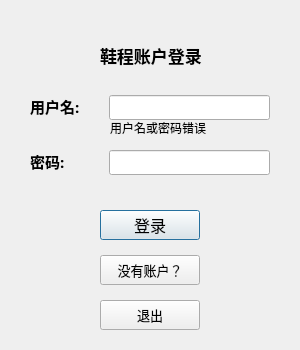
<?xml version="1.0" encoding="UTF-8"?>
<ui version="4.0">
 <class>Login_Window</class>
 <widget class="QWidget" name="Login_Window">
  <property name="geometry">
   <rect>
    <x>0</x>
    <y>0</y>
    <width>300</width>
    <height>350</height>
   </rect>
  </property>
  <property name="sizePolicy">
   <sizepolicy hsizetype="Fixed" vsizetype="Fixed">
    <horstretch>0</horstretch>
    <verstretch>0</verstretch>
   </sizepolicy>
  </property>
  <property name="minimumSize">
   <size>
    <width>300</width>
    <height>350</height>
   </size>
  </property>
  <property name="maximumSize">
   <size>
    <width>300</width>
    <height>350</height>
   </size>
  </property>
  <property name="windowTitle">
   <string>Login Please</string>
  </property>
  <layout class="QGridLayout" name="gridLayout">
   <property name="leftMargin">
    <number>0</number>
   </property>
   <property name="topMargin">
    <number>0</number>
   </property>
   <property name="rightMargin">
    <number>0</number>
   </property>
   <property name="bottomMargin">
    <number>0</number>
   </property>
   <item row="0" column="0">
    <widget class="QStackedWidget" name="stackedWidget">
     <property name="currentIndex">
      <number>0</number>
     </property>
     <widget class="QWidget" name="page">
      <widget class="QLabel" name="name_la">
       <property name="geometry">
        <rect>
         <x>30</x>
         <y>95</y>
         <width>70</width>
         <height>22</height>
        </rect>
       </property>
       <property name="minimumSize">
        <size>
         <width>70</width>
         <height>0</height>
        </size>
       </property>
       <property name="maximumSize">
        <size>
         <width>70</width>
         <height>16777215</height>
        </size>
       </property>
       <property name="font">
        <font>
         <family>Bahnschrift</family>
         <pointsize>11</pointsize>
         <weight>75</weight>
         <bold>true</bold>
        </font>
       </property>
       <property name="text">
        <string>用户名:</string>
       </property>
      </widget>
      <widget class="QLabel" name="pw_la">
       <property name="geometry">
        <rect>
         <x>30</x>
         <y>150</y>
         <width>70</width>
         <height>22</height>
        </rect>
       </property>
       <property name="minimumSize">
        <size>
         <width>70</width>
         <height>0</height>
        </size>
       </property>
       <property name="maximumSize">
        <size>
         <width>70</width>
         <height>16777215</height>
        </size>
       </property>
       <property name="font">
        <font>
         <family>Bahnschrift</family>
         <pointsize>11</pointsize>
         <weight>75</weight>
         <bold>true</bold>
        </font>
       </property>
       <property name="text">
        <string>密码:</string>
       </property>
      </widget>
      <widget class="QLineEdit" name="name_log">
       <property name="geometry">
        <rect>
         <x>109</x>
         <y>95</y>
         <width>161</width>
         <height>25</height>
        </rect>
       </property>
       <property name="font">
        <font>
         <family>Arial</family>
         <pointsize>13</pointsize>
         <italic>false</italic>
        </font>
       </property>
       <property name="text">
        <string/>
       </property>
       <property name="maxLength">
        <number>16</number>
       </property>
      </widget>
      <widget class="QLineEdit" name="pw_log">
       <property name="geometry">
        <rect>
         <x>109</x>
         <y>150</y>
         <width>161</width>
         <height>25</height>
        </rect>
       </property>
       <property name="font">
        <font>
         <family>Arial</family>
         <pointsize>13</pointsize>
        </font>
       </property>
       <property name="maxLength">
        <number>16</number>
       </property>
       <property name="echoMode">
        <enum>QLineEdit::Password</enum>
       </property>
      </widget>
      <widget class="QPushButton" name="login_btn">
       <property name="geometry">
        <rect>
         <x>100</x>
         <y>210</y>
         <width>100</width>
         <height>30</height>
        </rect>
       </property>
       <property name="maximumSize">
        <size>
         <width>100</width>
         <height>30</height>
        </size>
       </property>
       <property name="font">
        <font>
         <family>Calibri</family>
         <pointsize>12</pointsize>
        </font>
       </property>
       <property name="text">
        <string>登录</string>
       </property>
       <property name="autoDefault">
        <bool>true</bool>
       </property>
       <property name="default">
        <bool>true</bool>
       </property>
       <property name="flat">
        <bool>false</bool>
       </property>
      </widget>
      <widget class="QLabel" name="title1">
       <property name="geometry">
        <rect>
         <x>100</x>
         <y>40</y>
         <width>231</width>
         <height>31</height>
        </rect>
       </property>
       <property name="font">
        <font>
         <family>Bahnschrift</family>
         <pointsize>13</pointsize>
         <weight>75</weight>
         <bold>true</bold>
        </font>
       </property>
       <property name="text">
        <string>鞋程账户登录</string>
       </property>
      </widget>
      <widget class="QPushButton" name="signin_btn">
       <property name="geometry">
        <rect>
         <x>100</x>
         <y>255</y>
         <width>100</width>
         <height>30</height>
        </rect>
       </property>
       <property name="maximumSize">
        <size>
         <width>100</width>
         <height>30</height>
        </size>
       </property>
       <property name="font">
        <font>
         <family>Calibri</family>
         <pointsize>10</pointsize>
        </font>
       </property>
       <property name="text">
        <string>没有账户？</string>
       </property>
       <property name="autoDefault">
        <bool>false</bool>
       </property>
       <property name="default">
        <bool>false</bool>
       </property>
       <property name="flat">
        <bool>false</bool>
       </property>
      </widget>
      <widget class="QPushButton" name="close_btn">
       <property name="geometry">
        <rect>
         <x>100</x>
         <y>300</y>
         <width>100</width>
         <height>30</height>
        </rect>
       </property>
       <property name="maximumSize">
        <size>
         <width>100</width>
         <height>30</height>
        </size>
       </property>
       <property name="font">
        <font>
         <family>Calibri</family>
         <pointsize>10</pointsize>
        </font>
       </property>
       <property name="text">
        <string>退出</string>
       </property>
       <property name="autoDefault">
        <bool>false</bool>
       </property>
       <property name="default">
        <bool>false</bool>
       </property>
       <property name="flat">
        <bool>false</bool>
       </property>
      </widget>
      <widget class="QLabel" name="failed">
       <property name="geometry">
        <rect>
         <x>110</x>
         <y>120</y>
         <width>161</width>
         <height>16</height>
        </rect>
       </property>
       <property name="text">
        <string>用户名或密码错误</string>
       </property>
      </widget>
     </widget>
     <widget class="QWidget" name="page_2">
      <widget class="QLabel" name="title2">
       <property name="geometry">
        <rect>
         <x>70</x>
         <y>30</y>
         <width>161</width>
         <height>31</height>
        </rect>
       </property>
       <property name="font">
        <font>
         <family>Bahnschrift</family>
         <pointsize>13</pointsize>
         <weight>75</weight>
         <bold>true</bold>
        </font>
       </property>
       <property name="text">
        <string>买一双鞋，开启旅程</string>
       </property>
      </widget>
      <widget class="QLabel" name="name_la2">
       <property name="geometry">
        <rect>
         <x>30</x>
         <y>85</y>
         <width>70</width>
         <height>30</height>
        </rect>
       </property>
       <property name="minimumSize">
        <size>
         <width>70</width>
         <height>25</height>
        </size>
       </property>
       <property name="maximumSize">
        <size>
         <width>70</width>
         <height>16777215</height>
        </size>
       </property>
       <property name="font">
        <font>
         <family>Bahnschrift</family>
         <pointsize>12</pointsize>
         <weight>75</weight>
         <bold>true</bold>
        </font>
       </property>
       <property name="text">
        <string>用户名:</string>
       </property>
      </widget>
      <widget class="QLabel" name="pw_la2">
       <property name="geometry">
        <rect>
         <x>30</x>
         <y>185</y>
         <width>70</width>
         <height>25</height>
        </rect>
       </property>
       <property name="minimumSize">
        <size>
         <width>70</width>
         <height>25</height>
        </size>
       </property>
       <property name="maximumSize">
        <size>
         <width>70</width>
         <height>25</height>
        </size>
       </property>
       <property name="font">
        <font>
         <family>Bahnschrift</family>
         <pointsize>12</pointsize>
         <weight>75</weight>
         <bold>true</bold>
        </font>
       </property>
       <property name="text">
        <string>密码:</string>
       </property>
      </widget>
      <widget class="QLineEdit" name="name_sign">
       <property name="geometry">
        <rect>
         <x>110</x>
         <y>90</y>
         <width>160</width>
         <height>20</height>
        </rect>
       </property>
       <property name="font">
        <font>
         <family>Arial</family>
         <pointsize>12</pointsize>
        </font>
       </property>
       <property name="maxLength">
        <number>16</number>
       </property>
      </widget>
      <widget class="QLineEdit" name="pw_sign">
       <property name="geometry">
        <rect>
         <x>110</x>
         <y>190</y>
         <width>160</width>
         <height>20</height>
        </rect>
       </property>
       <property name="font">
        <font>
         <family>Arial</family>
         <pointsize>12</pointsize>
        </font>
       </property>
       <property name="maxLength">
        <number>16</number>
       </property>
       <property name="echoMode">
        <enum>QLineEdit::Password</enum>
       </property>
      </widget>
      <widget class="QPushButton" name="signin_btn2">
       <property name="geometry">
        <rect>
         <x>40</x>
         <y>260</y>
         <width>101</width>
         <height>31</height>
        </rect>
       </property>
       <property name="font">
        <font>
         <family>Calibri</family>
         <pointsize>12</pointsize>
         <weight>50</weight>
         <bold>false</bold>
        </font>
       </property>
       <property name="text">
        <string>注册</string>
       </property>
       <property name="autoDefault">
        <bool>true</bool>
       </property>
       <property name="default">
        <bool>true</bool>
       </property>
      </widget>
      <widget class="QPushButton" name="back_btn">
       <property name="geometry">
        <rect>
         <x>160</x>
         <y>260</y>
         <width>101</width>
         <height>31</height>
        </rect>
       </property>
       <property name="font">
        <font>
         <family>Calibri</family>
         <pointsize>12</pointsize>
         <weight>50</weight>
         <bold>false</bold>
        </font>
       </property>
       <property name="text">
        <string>返回</string>
       </property>
      </widget>
      <widget class="QPushButton" name="show_btn">
       <property name="geometry">
        <rect>
         <x>250</x>
         <y>190</y>
         <width>20</width>
         <height>20</height>
        </rect>
       </property>
       <property name="text">
        <string/>
       </property>
      </widget>
      <widget class="QLabel" name="invalid_name">
       <property name="geometry">
        <rect>
         <x>110</x>
         <y>110</y>
         <width>161</width>
         <height>16</height>
        </rect>
       </property>
       <property name="text">
        <string>用户名已存在</string>
       </property>
      </widget>
      <widget class="QLabel" name="name_la2_2">
       <property name="geometry">
        <rect>
         <x>30</x>
         <y>135</y>
         <width>70</width>
         <height>25</height>
        </rect>
       </property>
       <property name="minimumSize">
        <size>
         <width>70</width>
         <height>25</height>
        </size>
       </property>
       <property name="maximumSize">
        <size>
         <width>70</width>
         <height>25</height>
        </size>
       </property>
       <property name="font">
        <font>
         <family>Bahnschrift</family>
         <pointsize>12</pointsize>
         <weight>75</weight>
         <bold>true</bold>
        </font>
       </property>
       <property name="text">
        <string>昵称:</string>
       </property>
      </widget>
      <widget class="QLineEdit" name="name_sign_2">
       <property name="geometry">
        <rect>
         <x>110</x>
         <y>140</y>
         <width>160</width>
         <height>20</height>
        </rect>
       </property>
       <property name="font">
        <font>
         <family>Arial</family>
         <pointsize>12</pointsize>
        </font>
       </property>
       <property name="maxLength">
        <number>16</number>
       </property>
      </widget>
     </widget>
    </widget>
   </item>
  </layout>
 </widget>
 <resources/>
 <connections/>
</ui>
